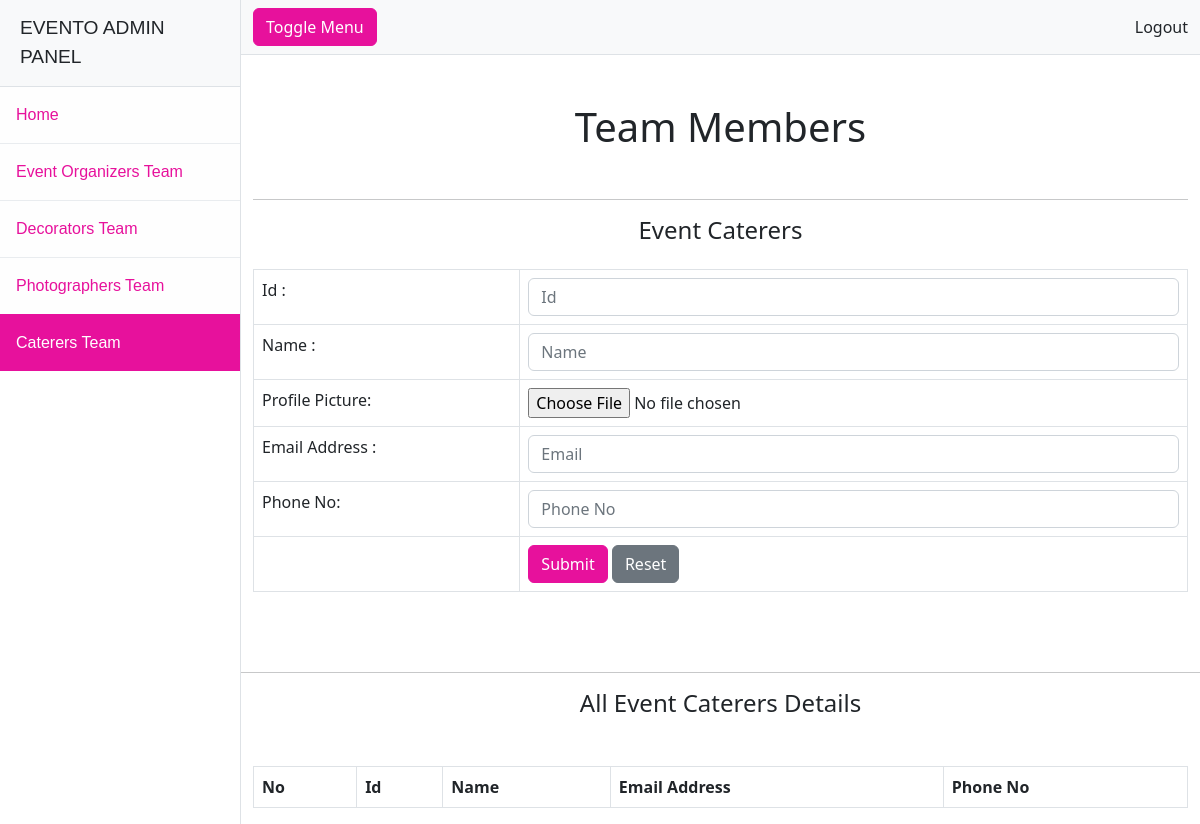
/admin/caterers.php, run on an earlier commit of the app's database.
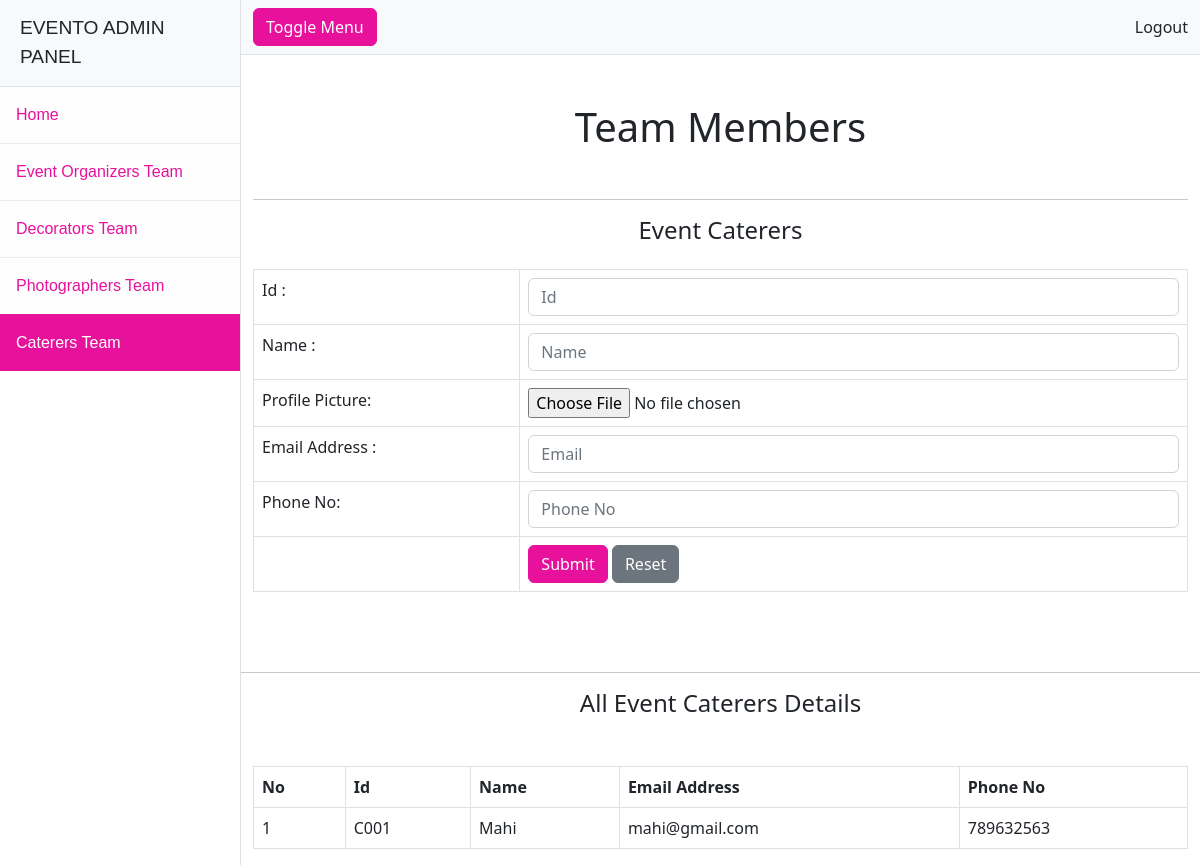
And on a later commit of the database.
### tables this page shows
CREATE TABLE `caterer` (
  `caterer_id` varchar(100) NOT NULL,
  `caterer_name` varchar(100) NOT NULL,
  `caterer_email` varchar(100) NOT NULL,
  `caterer_phone_no` int(10) NOT NULL,
  `image` mediumblob NOT NULL
);

### admin/caterers.php (the view, shortened to what the changed rows need)
<!DOCTYPE html>
<html lang="en">
<head>
    <link rel="stylesheet" href="https://cdnjs.cloudflare.com/ajax/libs/bootstrap/5.3.0/css/bootstrap.min.css">
    <link href="css/styles.css" rel="stylesheet" />
</head>
<body>
    <div class="d-flex" id="wrapper">
        <div id="page-content-wrapper">
            <div class="container mt-5">
                <h1 class="text-center">Team Members</h1>
                <br>
            </div>
            <br><br>
            <div class="container mt-5">
                <?php
                $db = mysqli_connect("localhost", "root", "", "event_planner");
                $query = "select * from caterer";
                $result = mysqli_query($db, $query);
                ?>
                <table class="table table-bordered mt-4">
                    <tr>
                        <th>No</th>
                        <th>Id</th>
                        <th>Name</th>
                        <th>Email Address</th>
                        <th>Phone No</th>
                    </tr>
                    <?php
                    $rowNumber = 1;
                    while ($row = mysqli_fetch_assoc($result)) {
                    ?>
                        <tr>
                            <td>
                                <?php echo $rowNumber++; ?>
                            </td>
                            <td>
                                <?php echo $row["caterer_id"]; ?>
                            </td>
                            <td>
                                <?php echo $row["caterer_name"]; ?>
                            </td>
                            <td>
                                <?php echo $row["caterer_email"]; ?>
                            </td>
                            <td>
                                <?php echo $row["caterer_phone_no"]; ?>
                            </td>
                        </tr>
                    <?php
                    }
                    ?>
                </table>
            </div>
        </div>
    </div>
</body>
</html>

What changed in the data, as far as the page shows it:
added caterer: caterer_id "C001", caterer_name "Mahi", caterer_email "mahi@gmail.com", caterer_phone_no "789632563"
